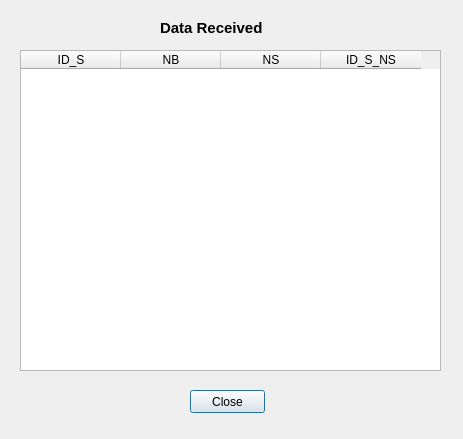
<?xml version="1.0" encoding="UTF-8"?>
<ui version="4.0">
 <class>FrmDatosRecibidos</class>
 <widget class="QDialog" name="FrmDatosRecibidos">
  <property name="geometry">
   <rect>
    <x>0</x>
    <y>0</y>
    <width>463</width>
    <height>439</height>
   </rect>
  </property>
  <property name="windowTitle">
   <string>Datos Recibidos </string>
  </property>
  <widget class="QPushButton" name="btnCerrar">
   <property name="geometry">
    <rect>
     <x>190</x>
     <y>390</y>
     <width>75</width>
     <height>23</height>
    </rect>
   </property>
   <property name="text">
    <string>Close</string>
   </property>
  </widget>
  <widget class="QLabel" name="label">
   <property name="geometry">
    <rect>
     <x>160</x>
     <y>20</y>
     <width>121</width>
     <height>16</height>
    </rect>
   </property>
   <property name="font">
    <font>
     <pointsize>11</pointsize>
     <weight>75</weight>
     <bold>true</bold>
    </font>
   </property>
   <property name="text">
    <string>Data Received </string>
   </property>
  </widget>
  <widget class="QTableWidget" name="tbl_tableWidget_DatosRecibidos">
   <property name="geometry">
    <rect>
     <x>20</x>
     <y>50</y>
     <width>421</width>
     <height>321</height>
    </rect>
   </property>
   <column>
    <property name="text">
     <string>ID_S</string>
    </property>
   </column>
   <column>
    <property name="text">
     <string>NB</string>
    </property>
   </column>
   <column>
    <property name="text">
     <string>NS</string>
    </property>
   </column>
   <column>
    <property name="text">
     <string>ID_S_NS</string>
    </property>
   </column>
  </widget>
 </widget>
 <resources/>
 <connections/>
</ui>
